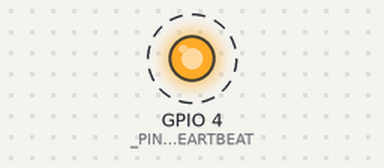
Bench run of a sketch on a simulated ESP8266 (NodeMCU). Shown: output pins drawn as LEDs (lit = HIGH). Dashed ring = blinking. Pins used as bus, display or sensor lines are not drawn; what the sketch prints to the serial monitor is not drawn.

Above: at 5.5 s.
Timing chart, 0 to 9.6 s (numbered marks = the images above):
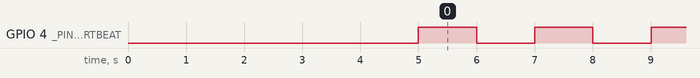

Measured:
- by itself, GPIO 4 (_PIN_HEARTBEAT): alternates HIGH for 1.0 s and LOW for 1.0 s, 10 changes in all, then stays LOW

The sketch:

watchDogTest.ino
```cpp
// (licence header left out)
#define _PIN_WD_RESET    0  //-- GPIO00
#define _PIN_HEARTBEAT   4
#define _RESET_TIME     10000
#define _PULSE_TIME     1000

uint32_t  resetTimer, newDelay =1000;


//-------------------------------------------------------------------
void pulseHeart()
{
  static uint32_t pulseTimer;

  if ((millis()-pulseTimer) > _PULSE_TIME)
  {
    pulseTimer = millis();
    digitalWrite(_PIN_HEARTBEAT, !digitalRead(_PIN_HEARTBEAT));
  }

} //  pulseHeart()


//-------------------------------------------------------------------
void setup()
{
  Serial.begin(115200);
  while(!Serial) { delay(10); }
  Serial.println("\r\nAnd than it begins ..\r\n");

  pinMode(_PIN_WD_RESET, OUTPUT);
  //-- Hold WatchDog
  Serial.println("Hold Watchdog ..");
  digitalWrite(_PIN_WD_RESET, LOW);

  Serial.println("Wait a bit ...");
  delay(5000);

  //-- Free WatchDog
  Serial.println("Free Watchdog ..");
  pinMode(_PIN_HEARTBEAT, OUTPUT);
  digitalWrite(_PIN_WD_RESET, HIGH);
  resetTimer = millis();

  Serial.println("Enter the loop() ..");
  Serial.flush();

} //  setup()


//-------------------------------------------------------------------
void loop()
{
  pulseHeart();

  if ((millis() - resetTimer) > _RESET_TIME)
  {
    Serial.printf("\r\nTime [%d seconds] is up!\r\n", (_RESET_TIME / 1000));
    resetTimer = millis();
    Serial.println("Stoped sending HeartBeats ..");
    Serial.flush();
    while(1) { delay(100); }
  }

} //  loop()
```
